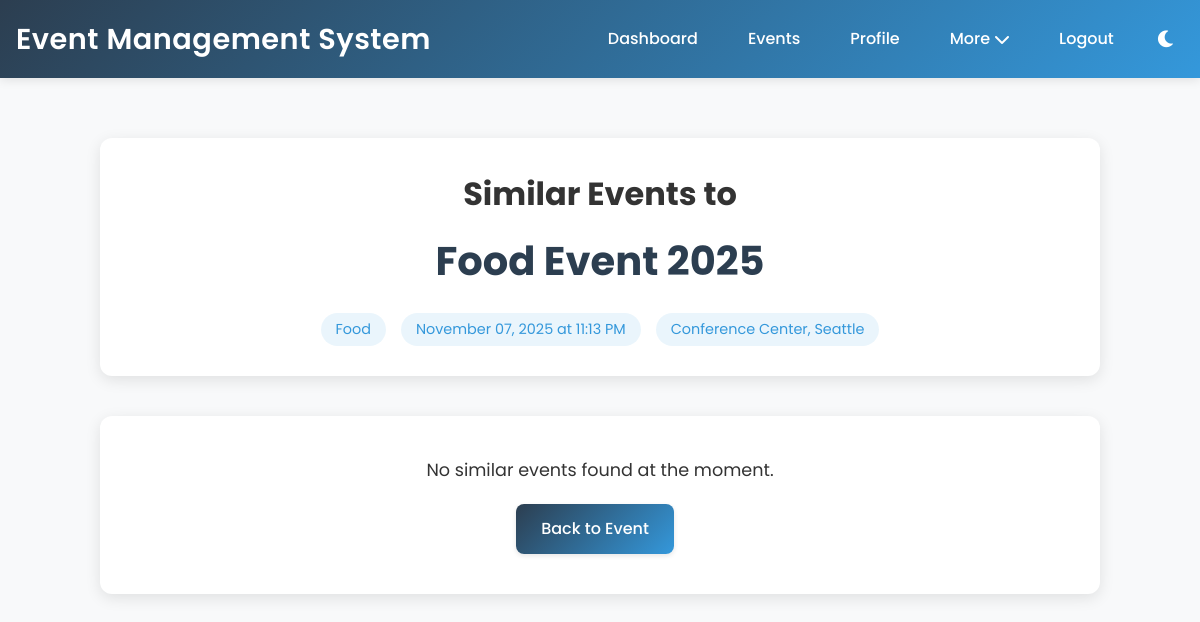
Page /event/5/similar (signed in) on the committed database.
### app.py (models this page shows, shortened)
class Event(db.Model):
    id = db.Column(db.Integer, primary_key=True)
    title = db.Column(db.String(100), nullable=False)
    description = db.Column(db.Text, nullable=False)
    date = db.Column(db.DateTime, nullable=False)
    venue = db.Column(db.String(200), nullable=False)
    category = db.Column(db.String(50), nullable=False)
    capacity = db.Column(db.Integer, nullable=False)
    price = db.Column(db.Float, nullable=False)
    organizer = db.Column(db.String(100), nullable=False)
    contact_email = db.Column(db.String(120), nullable=False)
    contact_phone = db.Column(db.String(20), nullable=False)
    requirements = db.Column(db.Text)
    schedule = db.Column(db.Text)
    speakers = db.Column(db.Text)
    sponsors = db.Column(db.Text)
    image_url = db.Column(db.String(255))  # For external images
    image_path = db.Column(db.String(255))  # For uploaded images
    organizer_id = db.Column(db.Integer, db.ForeignKey('user.id'), nullable=False)
    created_by = db.Column(db.Integer, db.ForeignKey('user.id'), nullable=False)
    created_at = db.Column(db.DateTime, default=datetime.utcnow)
    updated_at = db.Column(db.DateTime, default=datetime.utcnow, onupdate=datetime.utcnow)
    status = db.Column(db.String(20), default='upcoming')  # upcoming, ongoing, completed, cancelled
    is_featured = db.Column(db.Boolean, default=False)
    registration_deadline = db.Column(db.DateTime)
    tags = db.Column(db.String(255))  # Comma-separated tags
    additional_images = db.Column(db.Text)  # JSON string for multiple images
    likes = db.Column(db.Integer, default=0)
    shares = db.Column(db.Integer, default=0)
    views = db.Column(db.Integer, default=0)
    revenue = db.Column(db.Float, default=0.0)
    chat_messages = db.relationship('ChatMessage', backref='event', lazy=True)
    def get_similar_events(self, limit=3):
        upcoming_events = Event.query.filter(
            Event.date > datetime.utcnow(),
            Event.id != self.id
        ).all()
        if not upcoming_events:
            return []

### app.py (the view)
@app.route('/event/<int:event_id>/similar')
def similar_events(event_id):
    event = Event.query.get_or_404(event_id)
    similar_events = event.get_similar_events()
    return render_template('similar_events.html',
                         event=event,
                         similar_events=similar_events)

### app.py (called while the page is built)
@login_manager.user_loader
def load_user(user_id):
    return User.query.get(int(user_id))

### templates/similar_events.html (shortened to what this page needs)
{% extends "base.html" %}
{% block content %}
<div class="similar-events-container">
    <div class="current-event">
        <h1>Similar Events to</h1>
        <h2>{{ event.title }}</h2>
        <div class="event-meta">
            <span class="category">{{ event.category }}</span>
            <span class="date">{{ event.date.strftime('%B %d, %Y at %I:%M %p') }}</span>
            <span class="venue">{{ event.venue }}</span>
        </div>
    </div>
    {% if similar_events %}
    <div class="similar-events-grid">
        {% for similar_event in similar_events %}
        <div class="similar-event-card">
            <div class="event-image">
                <img src="{{ similar_event.get_image_url() }}" alt="{{ similar_event.title }}">
            </div>
            <div class="event-info">
                <h3>{{ similar_event.title }}</h3>
                <div class="event-meta">
                    <span class="category">{{ similar_event.category }}</span>
                    <span class="date">{{ similar_event.date.strftime('%B %d, %Y at %I:%M %p') }}</span>
                    <span class="venue">{{ similar_event.venue }}</span>
                </div>
                <p class="description">{{ similar_event.description[:150] }}...</p>
                <div class="event-actions">
                    <a href="{{ url_for('event_details', event_id=similar_event.id) }}" class="btn">View Details</a>
                </div>
            </div>
        </div>
        {% endfor %}
    </div>
    {% else %}
    <div class="no-similar-events">
        <p>No similar events found at the moment.</p>
        <a href="{{ url_for('event_details', event_id=event.id) }}" class="btn">Back to Event</a>
    </div>
    {% endif %}
</div>
{% endblock %}

### templates/base.html (style rules this page uses)
:root { --bg-color: #f8f9fa; --text-color: #333; --card-bg: white; --header-bg: linear-gradient(135deg, #2c3e50, #3498db); --border-color: #e9ecef; --input-bg: white; --shadow-color: rgba(0, 0, 0, 0.1); --secondary-text: #6c757d; --heading-color: #2c3e50; }
* { margin: 0; padding: 0; box-sizing: border-box; }
body { font-family: 'Poppins', sans-serif; line-height: 1.6; background-color: var(--bg-color); color: var(--text-color); transition: background-color 0.3s, color 0.3s; }
.btn { display: inline-block; background: linear-gradient(135deg, #2c3e50, #3498db); color: white; padding: 12px 25px; border: none; border-radius: 8px; cursor: pointer; text-decoration: none; margin-right: 10px; font-weight: 500; transition: all 0.3s ease; box-shadow: 0 2px 5px var(--shadow-color); }

### templates/similar_events.html (style rules this page uses)
.similar-events-container { max-width: 1200px; margin: 0 auto; padding: 40px 20px; }
.current-event { text-align: center; margin-bottom: 40px; padding: 30px; background: var(--card-bg); border-radius: 12px; box-shadow: 0 4px 15px var(--shadow-color); }
.current-event h1 { font-size: 2rem; color: var(--text-color); margin-bottom: 10px; }
.current-event h2 { font-size: 2.5rem; color: var(--heading-color); margin-bottom: 20px; }
.event-meta { display: flex; gap: 15px; justify-content: center; flex-wrap: wrap; }
.event-meta span { padding: 5px 15px; background: rgba(52, 152, 219, 0.1); border-radius: 20px; color: #3498db; font-size: 0.9rem; }
.no-similar-events { text-align: center; padding: 40px; background: var(--card-bg); border-radius: 12px; box-shadow: 0 4px 15px var(--shadow-color); }
.no-similar-events p { color: var(--text-color); margin-bottom: 20px; font-size: 1.1rem; }

### rows in the picture
Event: title "Food Event 2025", category "Food", date "November 07, 2025 at 11:13 PM", venue "Conference Center, Seattle"
